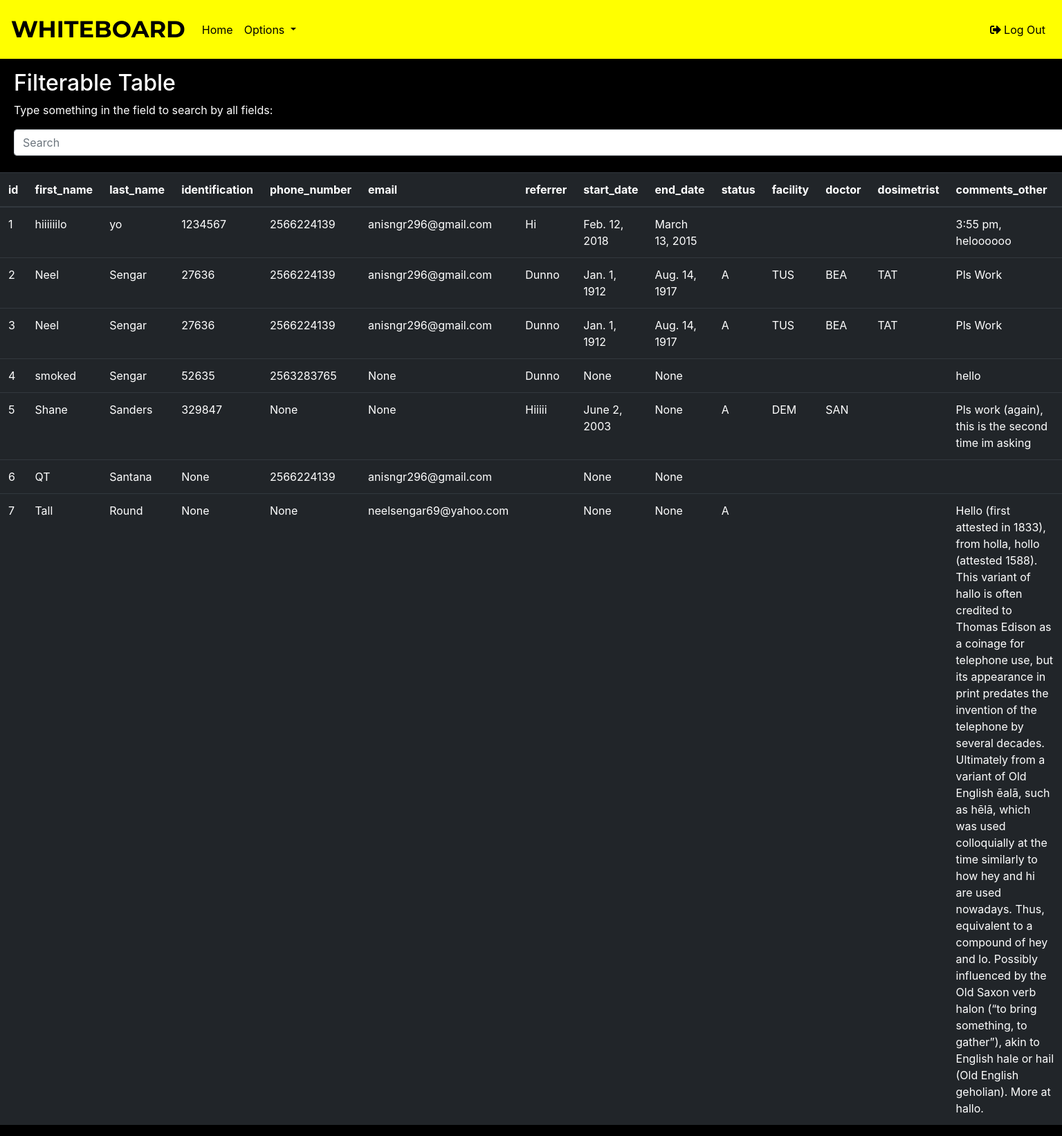
Page /table_view/ (signed in) on the committed database.
### polls/models.py (models this page shows, shortened)
class Patients(models.Model):
    STATUS_CHOICES = [
    ('A' , 'Active'),
    ('I' , 'Inactive')
    ]
    LOCATIONS_CHOICES = [
    ('TUS', 'Tuscaloosa'),
    ('WIN', 'Winfield'),
    ('JAS', 'Jasper'),
    ('DEM', 'Demopolis'),
    ('ANN', 'Anniston'),
    ('FTP', 'Fort Payne'),
    ('SYL', 'Sylacauga'),
    ('MON', 'Montgomery'),
    ('GAD', 'Gadsden'),
    ]
    DOCTORS_CHOICES = [
    ('BEA', 'Beatrous'),
    ('CAM', 'Campbell'),
    ('DRK', 'Drake'),
    ('HOB', 'Hobeika'),
    ('PNK', 'Pinkston'),
    ('SAN', 'Sanford'),
    ]
    DOSIMETRIST_CHOICES = [
    ('TAT', 'Tatum'),
    ('HUN', 'Hunter'),
    ('MAP', 'Maples')
    ]
    first_name = models.CharField(max_length = 30)
    last_name  = models.CharField(max_length = 30)
    identification = models.IntegerField(null = True, blank = True)
    phone_number = models.IntegerField(null = True, blank = True)
    email = models.EmailField(null = True, blank = True)
    area_under_treatment = []
    referrer = models.CharField(max_length = 30, blank = True)
    start_date = models.DateField(null = True, blank = True)
    end_date = models.DateField(null = True, blank = True)
    status = models.CharField(max_length = 15, choices = STATUS_CHOICES, blank = True)
    facility = models.CharField(max_length = 3, choices = LOCATIONS_CHOICES, blank = True)
    doctor = models.CharField(max_length = 30, choices = DOCTORS_CHOICES, blank = True)
    dosimetrist = models.CharField(max_length = 30, choices = DOSIMETRIST_CHOICES, blank = True)
    comments_other = models.TextField(blank = True)

### polls/views.py (the view)
# urls.py: path('table_view/', table_try, name = 'try_table'),
@login_required(login_url = 'tryloginerror')
def table_try(request):
    tdata = list(Patients.objects.all())
    flist = [f.name for f in Patients._meta.get_fields()]
    vlist = [x for x in Patients.objects.values_list()]
    context = {
    'tdata' : tdata,
    'flist' : flist,
    'vlist' : vlist,
    }
    return render(request, 'polls/table_view.html', context)

### templates/polls/table_view.html (shortened to what this page needs)
{% extends 'polls/base.html' %}
{% block content %}
<div class = "shit">
<h2> Filterable Table </h2>
<p>Type something in the field to search by all fields:</p>
<input class="form-control" id="myInput" type="text" placeholder="Search">
</div>
<table class="table table-hover indexed table-dark">
  <thead>
    <tr>
      {% for field in flist %}
      <th scope = "col"> {{ field }} </th>
      {% endfor %}
    </tr>
  </thead>
  <tbody id = "pTable" >
    {% for vtuple in vlist %}
    <tr>
      {% for v in vtuple %}
        <td> {{ v }} </td>
      {% endfor %}
    </tr>
    {% endfor %}
  </tbody>
</table>
{% endblock %}

### rows in the picture
Patients: vtuple "1" "hiiiiiilo" "yo" "1234567" "2566224139" "anisngr296@gmail.com" "Hi" "Feb. 12, 2018" "March 13, 2015" "3:55 pm, heloooooo"
Patients: vtuple "2" "Neel" "Sengar" "27636" "2566224139" "anisngr296@gmail.com" "Dunno" "Jan. 1, 1912" "Aug. 14, 1917" "A" "TUS" "BEA" "TAT" "Pls Work"
Patients: vtuple "3" "Neel" "Sengar" "27636" "2566224139" "anisngr296@gmail.com" "Dunno" "Jan. 1, 1912" "Aug. 14, 1917" "A" "TUS" "BEA" "TAT" "Pls Work"
Patients: vtuple "4" "smoked" "Sengar" "52635" "2563283765" "None" "Dunno" "None" "None" "hello"
Patients: vtuple "5" "Shane" "Sanders" "329847" "None" "None" "Hiiiii" "June 2, 2003" "None" "A" "DEM" "SAN" "Pls work (again), this is the second time im asking"
Patients: vtuple "6" "QT" "Santana" "None" "2566224139" "anisngr296@gmail.com" "None" "None"
Patients: vtuple "7" "Tall" "Round" "None" "None" "neelsengar69@yahoo.com" "None" "None" "A" "Hello (first attested in 1833), from holla, hollo (attested 1588). This variant of hallo is often credited to Thomas Edison as a coinage for telephone use, but its appearance in print predates the invention of the telephone by several decades. Ultimately from a variant of Old English ēalā, such as hēlā, which was used colloquially at the time similarly to how hey and hi are used nowadays. Thus, equivalent to a compound of hey and lo. Possibly influenced by the Old Saxon verb halon (“to bring something, to gather”), akin to English hale or hail (Old English geholian). More at hallo."

### other values in the picture
{{ field }} "id" "first_name" "last_name" "identification" "phone_number" "email" "referrer" "start_date" "end_date" "status" "facility" "doctor" "dosimetrist" "comments_other"
